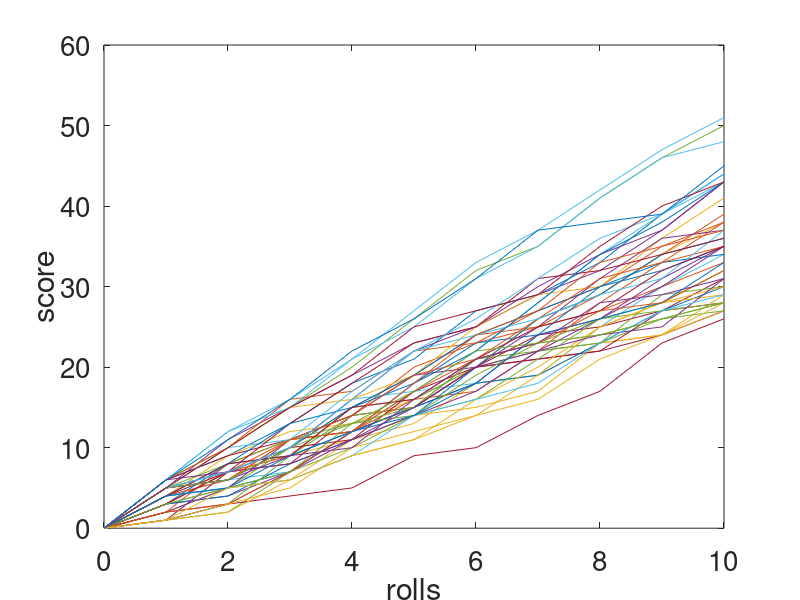

Reproduce this figure in MATLAB.
% I'm only going to do ten dice rolls, so only need to consider p up to 60
%First define the 61x61 stochastic matrix. There is a 1/6 probability of hopping
%to any of the six numbers immediately above your current score in each
%step. Below I create T by filling in the 6 diagonals immediately below the
%main diagonal of the matrix with 1/6, one by one.
v=ones(60,1);
v=(1/6)*v;
T=diag(v,-1);
v(1)=[];
T=T+diag(v,-2);
v(1)=[];
T=T+diag(v,-3);
v(1)=[];
T=T+diag(v,-4);
v(1)=[];
T=T+diag(v,-5);
v(1)=[];
T=T+diag(v,-6);

%define and initialize the p vector. Note that p(n) actually corresponds to
%the probability of score n-1, since the game starts from 0 but Matlab
%indexing from 1.
p=zeros(61,1);
state_vector=zeros(61,1); % define a vector to carry the actual score corresponding to each state (ie., index-1).
for i=1:61
    state_vector(i)=i-1;
end
p(1)=1;
bar(state_vector,p,0.6); %plot the current state
xlabel('score');
ylabel('p(score)');
set(gca,'fontsize',20)
hold on
pause(5); %pause so it can be seen
for n=1:10
    p=T*p;  %update the state
    bar(state_vector,p,0.6); %plot the current state
    pause(4); %pause so plot can be seen
end
hold off

%% Now I will generate 50 random trajectories
rng(0,'twister'); %seed random number generator
t_vector=zeros(11,1); % define a vector to carry the actual time corresponding to each state (ie., index-1).
for i=1:11
    t_vector(i)=i-1;
end

state=zeros(11,1); 
    for i=2:11
        state(i)=state(i-1)+randi([1 6]); %add arandom dice roll to the total
    end
    plot(t_vector, state); %plot sample trajectory
    xlabel('rolls');
    ylabel('score');
      set(gca,'fontsize',20)
    pause(6);
    hold on
    
for i=1:49 % loop over 100 trajectories
    state=zeros(11,1); 
    for i=2:11
        state(i)=state(i-1)+randi([1 6]); %add arandom dice roll to the total
    end
    plot(t_vector, state); %plot sample trajectory
    pause(1);
end
hold off